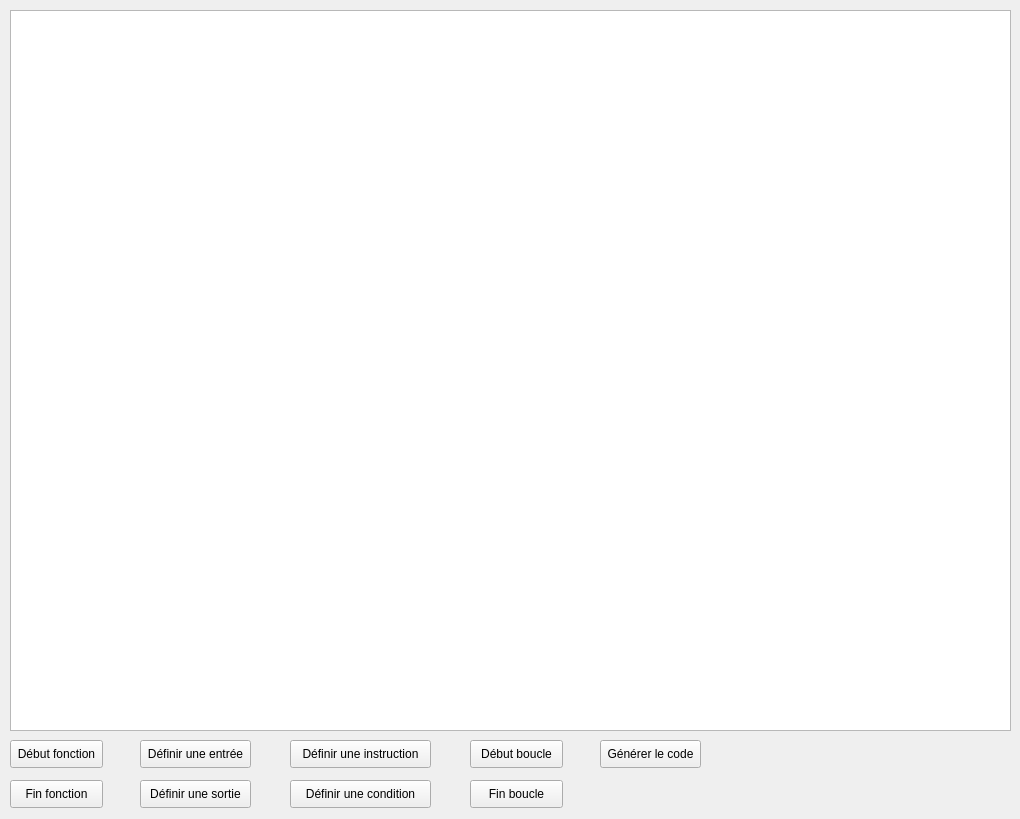
<?xml version="1.0" encoding="UTF-8"?>
<ui version="4.0">
 <class>MainWindow</class>
 <widget class="QMainWindow" name="MainWindow">
  <property name="geometry">
   <rect>
    <x>0</x>
    <y>0</y>
    <width>1020</width>
    <height>819</height>
   </rect>
  </property>
  <property name="windowTitle">
   <string>MainWindow</string>
  </property>
  <widget class="QWidget" name="centralwidget">
   <widget class="QGraphicsView" name="graphicsView">
    <property name="geometry">
     <rect>
      <x>10</x>
      <y>10</y>
      <width>1001</width>
      <height>721</height>
     </rect>
    </property>
   </widget>
   <widget class="QPushButton" name="start_func_btn">
    <property name="geometry">
     <rect>
      <x>10</x>
      <y>740</y>
      <width>93</width>
      <height>28</height>
     </rect>
    </property>
    <property name="text">
     <string>Début fonction</string>
    </property>
   </widget>
   <widget class="QPushButton" name="fin_func_btn">
    <property name="geometry">
     <rect>
      <x>10</x>
      <y>780</y>
      <width>93</width>
      <height>28</height>
     </rect>
    </property>
    <property name="text">
     <string>Fin fonction</string>
    </property>
   </widget>
   <widget class="QPushButton" name="input_btn">
    <property name="geometry">
     <rect>
      <x>140</x>
      <y>740</y>
      <width>111</width>
      <height>28</height>
     </rect>
    </property>
    <property name="text">
     <string>Définir une entrée</string>
    </property>
   </widget>
   <widget class="QPushButton" name="output_btn">
    <property name="geometry">
     <rect>
      <x>140</x>
      <y>780</y>
      <width>111</width>
      <height>28</height>
     </rect>
    </property>
    <property name="text">
     <string>Définir une sortie</string>
    </property>
   </widget>
   <widget class="QPushButton" name="instruction_btn">
    <property name="geometry">
     <rect>
      <x>290</x>
      <y>740</y>
      <width>141</width>
      <height>28</height>
     </rect>
    </property>
    <property name="text">
     <string>Définir une instruction</string>
    </property>
   </widget>
   <widget class="QPushButton" name="condition_btn">
    <property name="geometry">
     <rect>
      <x>290</x>
      <y>780</y>
      <width>141</width>
      <height>28</height>
     </rect>
    </property>
    <property name="text">
     <string>Définir une condition</string>
    </property>
   </widget>
   <widget class="QPushButton" name="start_boucle_btn">
    <property name="geometry">
     <rect>
      <x>470</x>
      <y>740</y>
      <width>93</width>
      <height>28</height>
     </rect>
    </property>
    <property name="text">
     <string>Début boucle</string>
    </property>
   </widget>
   <widget class="QPushButton" name="fin_boucle_btn">
    <property name="geometry">
     <rect>
      <x>470</x>
      <y>780</y>
      <width>93</width>
      <height>28</height>
     </rect>
    </property>
    <property name="text">
     <string>Fin boucle</string>
    </property>
   </widget>
   <widget class="QPushButton" name="code_btn">
    <property name="geometry">
     <rect>
      <x>600</x>
      <y>740</y>
      <width>101</width>
      <height>28</height>
     </rect>
    </property>
    <property name="text">
     <string>Générer le code</string>
    </property>
   </widget>
  </widget>
 </widget>
 <resources/>
 <connections/>
</ui>
